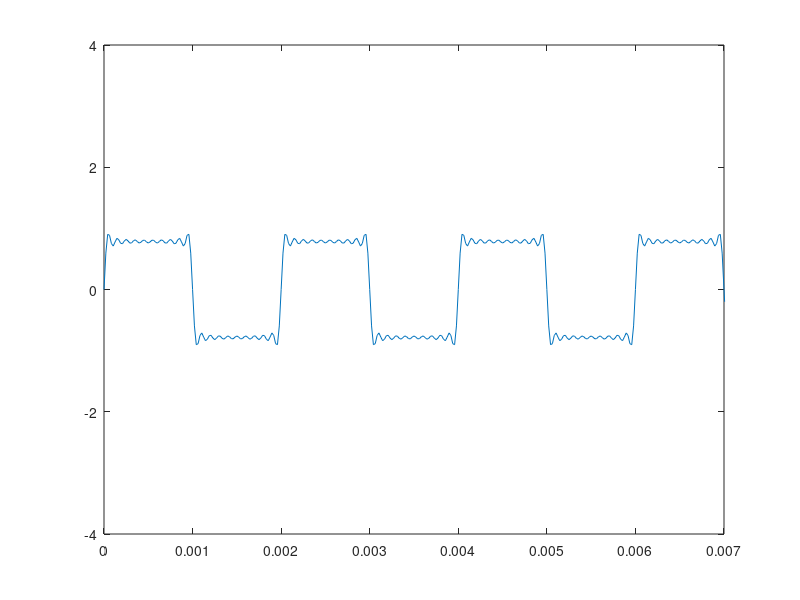

Write MATLAB code to recreate this figure.
clear; clc

% Sintesis de onda cuadrada

fs = 48000; % Frecuencia de muestreo
dt = 1/fs; % Tiempo entre muestras
duration = 1; % Duracion de la señal
t = 0:dt:(duration-dt); % Vector de tiempos
a = 1; % Amplitud de la señal
f = 500; % Frecuencia de la señal

yCuadrada = t*0; % Vector de ceros para sumar

% ----- Generacion de la señal usando if, eligiendo numeros impares

% for i = 1:20 % 100 numeros impares
%     if mod(i,2) == 1 % si el resto de la division es 1, impar
%         y = (a/i)*sin(2*pi*(i*f)*t);
%         yCuadrada = yCuadrada + y;
%     end
% end

for i = 1:2:20 % numeros impares, salta de a 2
    y = (a/i)*sin(2*pi*(i*f)*t);
    yCuadrada = yCuadrada + y;
end


sound(yCuadrada,fs); % Se muestra la señal
plot(t,yCuadrada); % Grafica de la señal de entrada

axis([0 0.007 -4 4]); % Configuracion de los ejes